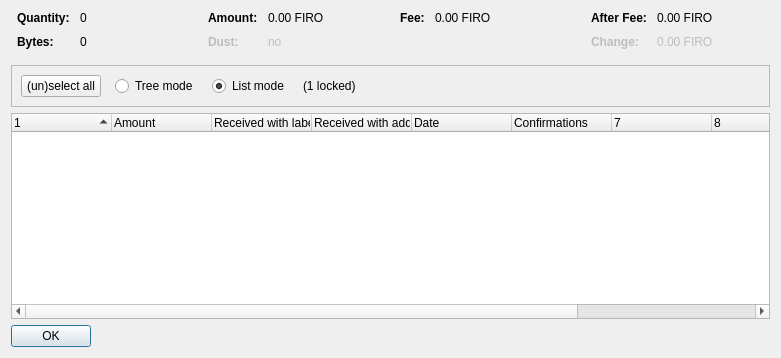
<?xml version="1.0" encoding="UTF-8"?>
<ui version="4.0">
 <class>CoinControlDialog</class>
 <widget class="QDialog" name="CoinControlDialog">
  <property name="geometry">
   <rect>
    <x>0</x>
    <y>0</y>
    <width>781</width>
    <height>358</height>
   </rect>
  </property>
  <property name="windowTitle">
   <string>Coin Selection</string>
  </property>
  <layout class="QVBoxLayout" name="verticalLayout">
   <item>
    <layout class="QHBoxLayout" name="horizontalLayoutTop" stretch="0,0,0,0">
     <property name="topMargin">
      <number>0</number>
     </property>
     <property name="bottomMargin">
      <number>10</number>
     </property>
     <item>
      <layout class="QFormLayout" name="formLayoutCoinControl1">
       <property name="horizontalSpacing">
        <number>10</number>
       </property>
       <property name="verticalSpacing">
        <number>10</number>
       </property>
       <property name="leftMargin">
        <number>6</number>
       </property>
       <property name="rightMargin">
        <number>6</number>
       </property>
       <item row="0" column="0">
        <widget class="QLabel" name="labelCoinControlQuantityText">
         <property name="font">
          <font>
           <weight>75</weight>
           <bold>true</bold>
          </font>
         </property>
         <property name="text">
          <string>Quantity:</string>
         </property>
        </widget>
       </item>
       <item row="0" column="1">
        <widget class="QLabel" name="labelCoinControlQuantity">
         <property name="cursor">
          <cursorShape>IBeamCursor</cursorShape>
         </property>
         <property name="contextMenuPolicy">
          <enum>Qt::ActionsContextMenu</enum>
         </property>
         <property name="text">
          <string notr="true">0</string>
         </property>
         <property name="textInteractionFlags">
          <set>Qt::LinksAccessibleByMouse|Qt::TextSelectableByKeyboard|Qt::TextSelectableByMouse</set>
         </property>
        </widget>
       </item>
       <item row="1" column="0">
        <widget class="QLabel" name="labelCoinControlBytesText">
         <property name="font">
          <font>
           <weight>75</weight>
           <bold>true</bold>
          </font>
         </property>
         <property name="text">
          <string>Bytes:</string>
         </property>
        </widget>
       </item>
       <item row="1" column="1">
        <widget class="QLabel" name="labelCoinControlBytes">
         <property name="cursor">
          <cursorShape>IBeamCursor</cursorShape>
         </property>
         <property name="contextMenuPolicy">
          <enum>Qt::ActionsContextMenu</enum>
         </property>
         <property name="text">
          <string notr="true">0</string>
         </property>
         <property name="textInteractionFlags">
          <set>Qt::LinksAccessibleByMouse|Qt::TextSelectableByKeyboard|Qt::TextSelectableByMouse</set>
         </property>
        </widget>
       </item>
      </layout>
     </item>
     <item>
      <layout class="QFormLayout" name="formLayoutCoinControl2">
       <property name="horizontalSpacing">
        <number>10</number>
       </property>
       <property name="verticalSpacing">
        <number>10</number>
       </property>
       <property name="leftMargin">
        <number>6</number>
       </property>
       <property name="rightMargin">
        <number>6</number>
       </property>
       <item row="0" column="0">
        <widget class="QLabel" name="labelCoinControlAmountText">
         <property name="font">
          <font>
           <weight>75</weight>
           <bold>true</bold>
          </font>
         </property>
         <property name="text">
          <string>Amount:</string>
         </property>
        </widget>
       </item>
       <item row="0" column="1">
        <widget class="QLabel" name="labelCoinControlAmount">
         <property name="cursor">
          <cursorShape>IBeamCursor</cursorShape>
         </property>
         <property name="contextMenuPolicy">
          <enum>Qt::ActionsContextMenu</enum>
         </property>
         <property name="text">
          <string notr="true">0.00 FIRO</string>
         </property>
         <property name="textInteractionFlags">
          <set>Qt::LinksAccessibleByMouse|Qt::TextSelectableByKeyboard|Qt::TextSelectableByMouse</set>
         </property>
        </widget>
       </item>
       <item row="1" column="0">
        <widget class="QLabel" name="labelCoinControlLowOutputText">
         <property name="enabled">
          <bool>false</bool>
         </property>
         <property name="font">
          <font>
           <weight>75</weight>
           <bold>true</bold>
          </font>
         </property>
         <property name="text">
          <string>Dust:</string>
         </property>
        </widget>
       </item>
       <item row="1" column="1">
        <widget class="QLabel" name="labelCoinControlLowOutput">
         <property name="enabled">
          <bool>false</bool>
         </property>
         <property name="cursor">
          <cursorShape>IBeamCursor</cursorShape>
         </property>
         <property name="contextMenuPolicy">
          <enum>Qt::ActionsContextMenu</enum>
         </property>
         <property name="text">
          <string notr="true">no</string>
         </property>
         <property name="textInteractionFlags">
          <set>Qt::LinksAccessibleByMouse|Qt::TextSelectableByKeyboard|Qt::TextSelectableByMouse</set>
         </property>
        </widget>
       </item>
      </layout>
     </item>
     <item>
      <layout class="QFormLayout" name="formLayoutCoinControl3">
       <property name="horizontalSpacing">
        <number>10</number>
       </property>
       <property name="verticalSpacing">
        <number>10</number>
       </property>
       <property name="leftMargin">
        <number>6</number>
       </property>
       <property name="rightMargin">
        <number>6</number>
       </property>
       <item row="0" column="0">
        <widget class="QLabel" name="labelCoinControlFeeText">
         <property name="font">
          <font>
           <weight>75</weight>
           <bold>true</bold>
          </font>
         </property>
         <property name="text">
          <string>Fee:</string>
         </property>
        </widget>
       </item>
       <item row="0" column="1">
        <widget class="QLabel" name="labelCoinControlFee">
         <property name="cursor">
          <cursorShape>IBeamCursor</cursorShape>
         </property>
         <property name="contextMenuPolicy">
          <enum>Qt::ActionsContextMenu</enum>
         </property>
         <property name="text">
          <string notr="true">0.00 FIRO</string>
         </property>
         <property name="textInteractionFlags">
          <set>Qt::LinksAccessibleByMouse|Qt::TextSelectableByKeyboard|Qt::TextSelectableByMouse</set>
         </property>
        </widget>
       </item>
      </layout>
     </item>
     <item>
      <layout class="QFormLayout" name="formLayoutCoinControl4">
       <property name="horizontalSpacing">
        <number>10</number>
       </property>
       <property name="verticalSpacing">
        <number>10</number>
       </property>
       <property name="leftMargin">
        <number>6</number>
       </property>
       <property name="rightMargin">
        <number>6</number>
       </property>
       <item row="0" column="0">
        <widget class="QLabel" name="labelCoinControlAfterFeeText">
         <property name="font">
          <font>
           <weight>75</weight>
           <bold>true</bold>
          </font>
         </property>
         <property name="text">
          <string>After Fee:</string>
         </property>
        </widget>
       </item>
       <item row="0" column="1">
        <widget class="QLabel" name="labelCoinControlAfterFee">
         <property name="cursor">
          <cursorShape>IBeamCursor</cursorShape>
         </property>
         <property name="contextMenuPolicy">
          <enum>Qt::ActionsContextMenu</enum>
         </property>
         <property name="text">
          <string notr="true">0.00 FIRO</string>
         </property>
         <property name="textInteractionFlags">
          <set>Qt::LinksAccessibleByMouse|Qt::TextSelectableByKeyboard|Qt::TextSelectableByMouse</set>
         </property>
        </widget>
       </item>
       <item row="1" column="0">
        <widget class="QLabel" name="labelCoinControlChangeText">
         <property name="enabled">
          <bool>false</bool>
         </property>
         <property name="font">
          <font>
           <weight>75</weight>
           <bold>true</bold>
          </font>
         </property>
         <property name="text">
          <string>Change:</string>
         </property>
        </widget>
       </item>
       <item row="1" column="1">
        <widget class="QLabel" name="labelCoinControlChange">
         <property name="enabled">
          <bool>false</bool>
         </property>
         <property name="cursor">
          <cursorShape>IBeamCursor</cursorShape>
         </property>
         <property name="contextMenuPolicy">
          <enum>Qt::ActionsContextMenu</enum>
         </property>
         <property name="text">
          <string notr="true">0.00 FIRO</string>
         </property>
         <property name="textInteractionFlags">
          <set>Qt::LinksAccessibleByMouse|Qt::TextSelectableByKeyboard|Qt::TextSelectableByMouse</set>
         </property>
        </widget>
       </item>
      </layout>
     </item>
    </layout>
   </item>
   <item>
    <widget class="QFrame" name="frame">
     <property name="minimumSize">
      <size>
       <width>0</width>
       <height>40</height>
      </size>
     </property>
     <property name="frameShape">
      <enum>QFrame::StyledPanel</enum>
     </property>
     <property name="frameShadow">
      <enum>QFrame::Sunken</enum>
     </property>
     <layout class="QHBoxLayout" name="horizontalLayout">
      <item>
       <layout class="QHBoxLayout" name="horizontalLayoutPanel" stretch="0,0,0,0,0">
        <property name="spacing">
         <number>14</number>
        </property>
        <item>
         <widget class="QPushButton" name="pushButtonSelectAll">
          <property name="sizePolicy">
           <sizepolicy hsizetype="Maximum" vsizetype="Fixed">
            <horstretch>0</horstretch>
            <verstretch>0</verstretch>
           </sizepolicy>
          </property>
          <property name="text">
           <string>(un)select all</string>
          </property>
          <property name="autoDefault">
           <bool>false</bool>
          </property>
         </widget>
        </item>
        <item>
         <widget class="QRadioButton" name="radioTreeMode">
          <property name="sizePolicy">
           <sizepolicy hsizetype="Maximum" vsizetype="Fixed">
            <horstretch>0</horstretch>
            <verstretch>0</verstretch>
           </sizepolicy>
          </property>
          <property name="text">
           <string>Tree mode</string>
          </property>
         </widget>
        </item>
        <item>
         <widget class="QRadioButton" name="radioListMode">
          <property name="sizePolicy">
           <sizepolicy hsizetype="Maximum" vsizetype="Fixed">
            <horstretch>0</horstretch>
            <verstretch>0</verstretch>
           </sizepolicy>
          </property>
          <property name="text">
           <string>List mode</string>
          </property>
          <property name="checked">
           <bool>true</bool>
          </property>
         </widget>
        </item>
        <item>
         <widget class="QLabel" name="labelLocked">
          <property name="text">
           <string notr="true">(1 locked)</string>
          </property>
         </widget>
        </item>
        <item>
         <spacer name="horizontalSpacer">
          <property name="orientation">
           <enum>Qt::Horizontal</enum>
          </property>
          <property name="sizeHint" stdset="0">
           <size>
            <width>40</width>
            <height>20</height>
           </size>
          </property>
         </spacer>
        </item>
       </layout>
      </item>
     </layout>
    </widget>
   </item>
   <item>
    <widget class="CoinControlTreeWidget" name="treeWidget">
     <property name="contextMenuPolicy">
      <enum>Qt::CustomContextMenu</enum>
     </property>
     <property name="sortingEnabled">
      <bool>false</bool>
     </property>
     <property name="columnCount">
      <number>10</number>
     </property>
     <attribute name="headerShowSortIndicator" stdset="0">
      <bool>true</bool>
     </attribute>
     <attribute name="headerStretchLastSection">
      <bool>false</bool>
     </attribute>
     <column>
      <property name="text">
       <string/>
      </property>
     </column>
     <column>
      <property name="text">
       <string>Amount</string>
      </property>
     </column>
     <column>
      <property name="text">
       <string>Received with label</string>
      </property>
     </column>
     <column>
      <property name="text">
       <string>Received with address</string>
      </property>
     </column>
     <column>
      <property name="text">
       <string>Date</string>
      </property>
     </column>
     <column>
      <property name="text">
       <string>Confirmations</string>
      </property>
      <property name="toolTip">
       <string>Confirmed</string>
      </property>
     </column>
     <column>
      <property name="text">
       <string/>
      </property>
     </column>
     <column>
      <property name="text">
       <string/>
      </property>
     </column>
     <column>
      <property name="text">
       <string/>
      </property>
     </column>
     <column>
      <property name="text">
       <string/>
      </property>
     </column>
    </widget>
   </item>
   <item>
    <widget class="QDialogButtonBox" name="buttonBox">
     <property name="sizePolicy">
      <sizepolicy hsizetype="Maximum" vsizetype="Fixed">
       <horstretch>0</horstretch>
       <verstretch>0</verstretch>
      </sizepolicy>
     </property>
     <property name="orientation">
      <enum>Qt::Horizontal</enum>
     </property>
     <property name="standardButtons">
      <set>QDialogButtonBox::Ok</set>
     </property>
    </widget>
   </item>
  </layout>
 </widget>
 <customwidgets>
  <customwidget>
   <class>CoinControlTreeWidget</class>
   <extends>QTreeWidget</extends>
   <header>coincontroltreewidget.h</header>
  </customwidget>
 </customwidgets>
 <resources/>
 <connections/>
</ui>
